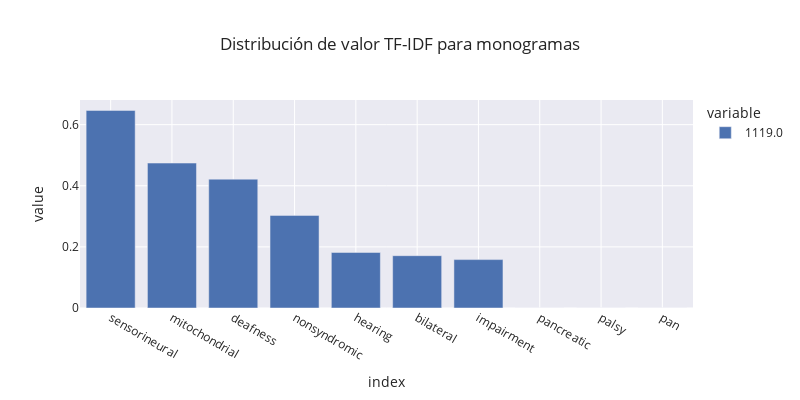
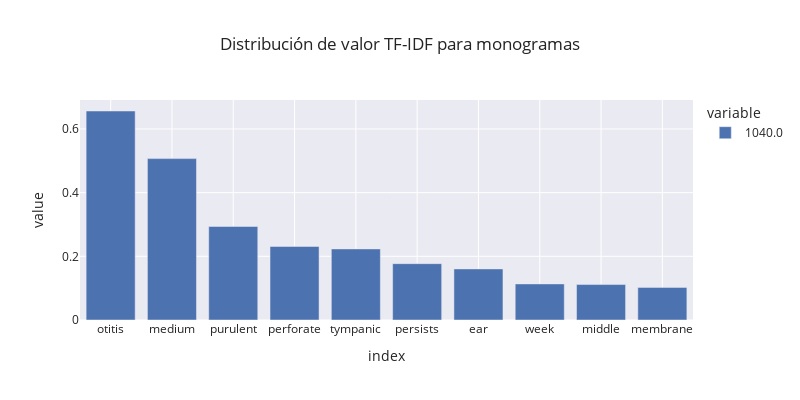
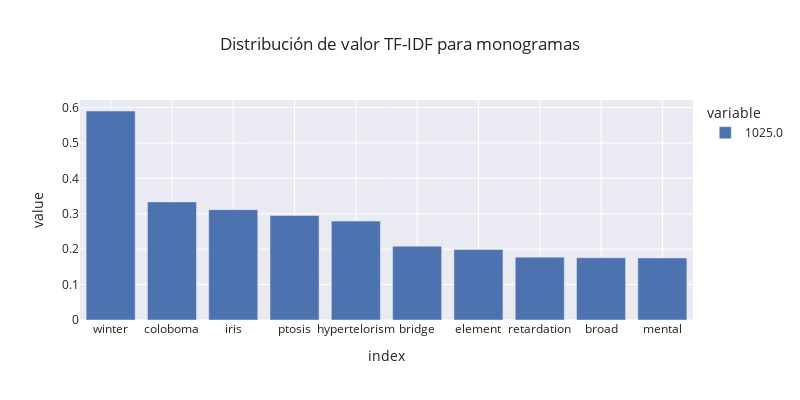

Source (notebook cell) for these figures, in order:
### Code cell
for comunidad in ejemplos.comunidad.values:
    fig = px.bar(tfidf_infomap_dense[0].loc[comunidad].sort_values(ascending=False)[0:10],width=800, height=400, title="Distribución de valor TF-IDF para monogramas")
    fig.show()

### Figure 1 — Plotly figure (JSON) as saved in the notebook; plotly's stock layout.template omitted (floating-point values rounded to 4 significant figures)
{"data": [{"alignmentgroup": "True", "hovertemplate": "variable=1119.0<br>index=%{x}<br>value=%{y}<extra></extra>", "legendgroup": "1119.0", "marker": {"color": "rgb(76,114,176)", "pattern": {"shape": ""}}, "name": "1119.0", "offsetgroup": "1119.0", "orientation": "v", "showlegend": true, "textposition": "auto", "type": "bar", "x": ["sensorineural", "mitochondrial", "deafness", "nonsyndromic", "hearing", "bilateral", "impairment", "pancreatic", "palsy", "pan"], "xaxis": "x", "y": [0.6466, 0.4742, 0.4217, 0.303, 0.1817, 0.1712, 0.1584, 0, 0, 0], "yaxis": "y"}], "layout": {"barmode": "relative", "height": 400, "legend": {"title": {"text": "variable"}, "tracegroupgap": 0}, "title": {"text": "Distribución de valor TF-IDF para monogramas"}, "width": 800, "xaxis": {"anchor": "y", "domain": [0, 1], "title": {"text": "index"}}, "yaxis": {"anchor": "x", "domain": [0, 1], "title": {"text": "value"}}}}

### Figure 2 — Plotly figure (JSON) as saved in the notebook; plotly's stock layout.template omitted (floating-point values rounded to 4 significant figures)
{"data": [{"alignmentgroup": "True", "hovertemplate": "variable=1040.0<br>index=%{x}<br>value=%{y}<extra></extra>", "legendgroup": "1040.0", "marker": {"color": "rgb(76,114,176)", "pattern": {"shape": ""}}, "name": "1040.0", "offsetgroup": "1040.0", "orientation": "v", "showlegend": true, "textposition": "auto", "type": "bar", "x": ["otitis", "medium", "purulent", "perforate", "tympanic", "persists", "ear", "week", "middle", "membrane"], "xaxis": "x", "y": [0.6564, 0.5068, 0.2939, 0.231, 0.2232, 0.177, 0.1604, 0.1133, 0.1113, 0.1024], "yaxis": "y"}], "layout": {"barmode": "relative", "height": 400, "legend": {"title": {"text": "variable"}, "tracegroupgap": 0}, "title": {"text": "Distribución de valor TF-IDF para monogramas"}, "width": 800, "xaxis": {"anchor": "y", "domain": [0, 1], "title": {"text": "index"}}, "yaxis": {"anchor": "x", "domain": [0, 1], "title": {"text": "value"}}}}

### Figure 3 — Plotly figure (JSON) as saved in the notebook; plotly's stock layout.template omitted (floating-point values rounded to 4 significant figures)
{"data": [{"alignmentgroup": "True", "hovertemplate": "variable=1025.0<br>index=%{x}<br>value=%{y}<extra></extra>", "legendgroup": "1025.0", "marker": {"color": "rgb(76,114,176)", "pattern": {"shape": ""}}, "name": "1025.0", "offsetgroup": "1025.0", "orientation": "v", "showlegend": true, "textposition": "auto", "type": "bar", "x": ["winter", "coloboma", "iris", "ptosis", "hypertelorism", "bridge", "element", "retardation", "broad", "mental"], "xaxis": "x", "y": [0.5904, 0.3336, 0.3118, 0.2952, 0.2793, 0.2085, 0.199, 0.1776, 0.1758, 0.1752], "yaxis": "y"}], "layout": {"barmode": "relative", "height": 400, "legend": {"title": {"text": "variable"}, "tracegroupgap": 0}, "title": {"text": "Distribución de valor TF-IDF para monogramas"}, "width": 800, "xaxis": {"anchor": "y", "domain": [0, 1], "title": {"text": "index"}}, "yaxis": {"anchor": "x", "domain": [0, 1], "title": {"text": "value"}}}}
